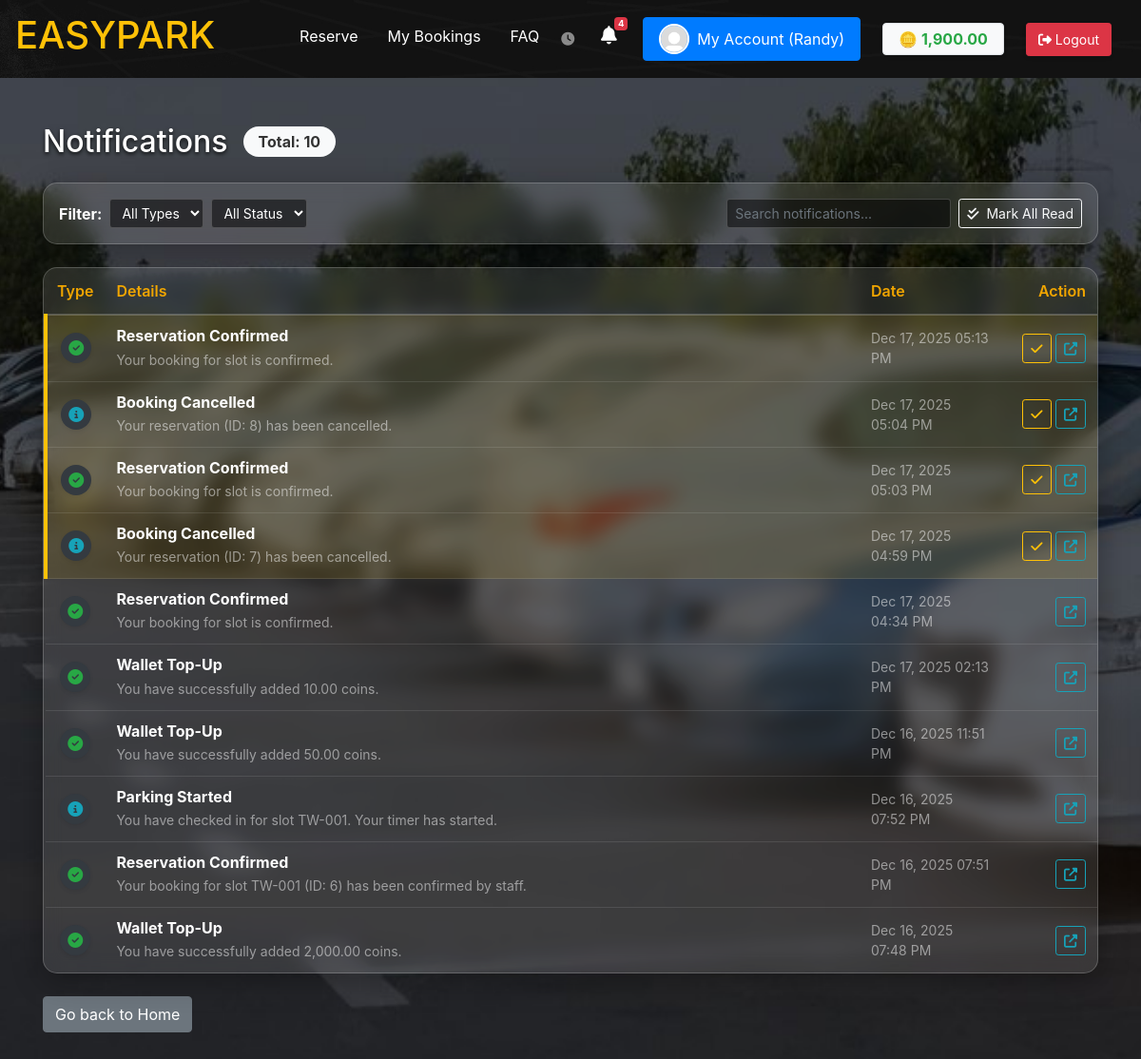
Before: /all_notifications.php (signed in) with the older database file.
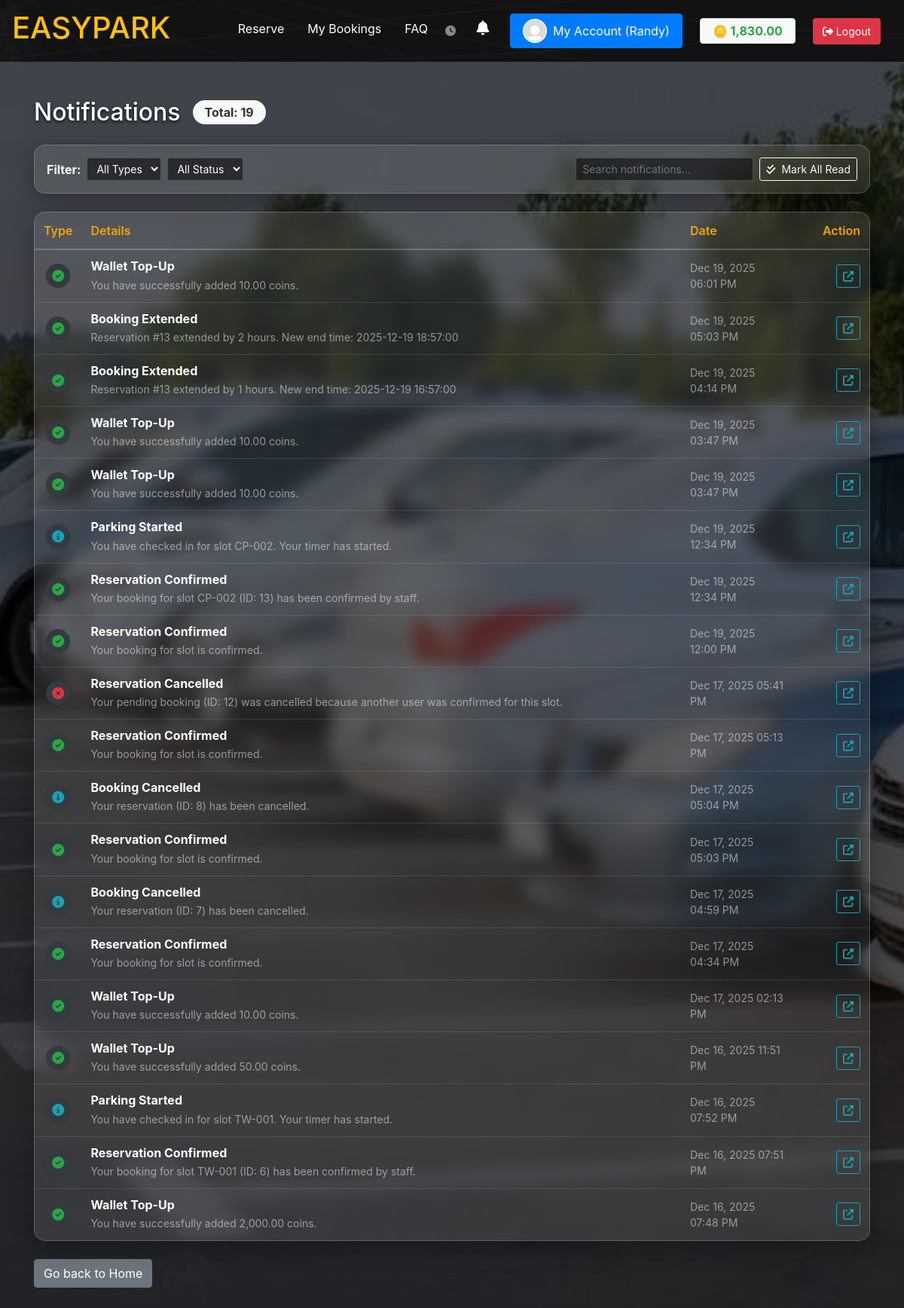
After: the same page with the newer database file.
### tables this page shows
CREATE TABLE `users` (
  `user_id` int(11) NOT NULL,
  `first_name` varchar(50) NOT NULL,
  `middle_name` varchar(50) DEFAULT NULL,
  `last_name` varchar(50) NOT NULL,
  `email` varchar(100) NOT NULL,
  `password` varchar(255) NOT NULL,
  `phone` varchar(20) DEFAULT NULL,
  `user_type` enum('admin','staff','client') NOT NULL DEFAULT 'client',
  `security_word` varchar(255) NOT NULL,
  `created_at` timestamp NULL DEFAULT current_timestamp(),
  `updated_at` timestamp NULL DEFAULT NULL ON UPDATE current_timestamp(),
  `is_active` tinyint(1) NOT NULL DEFAULT 1,
  `image` varchar(255) DEFAULT 'default.jpg',
  `coins` decimal(10,2) NOT NULL DEFAULT 0.00
);

CREATE TABLE `notifications` (
  `notification_id` int(11) NOT NULL,
  `user_id` int(11) NOT NULL,
  `title` varchar(50) NOT NULL,
  `message` text NOT NULL,
  `type` enum('info','success','warning','error') DEFAULT 'info',
  `link` varchar(255) DEFAULT NULL,
  `is_read` tinyint(1) DEFAULT 0,
  `created_at` timestamp NULL DEFAULT current_timestamp()
);

### includes/notifications.php (called while the page is built, shortened)
<?php
function countUnreadNotifications($pdo, $user_id)
{
    $stmt = $pdo->prepare("SELECT COUNT(*) FROM notifications WHERE user_id = ? AND is_read = 0");
    $stmt->execute([$user_id]);
    return (int) $stmt->fetchColumn();
}
function getAllNotifications($pdo, $user_id)
{
    $stmt = $pdo->prepare("SELECT * FROM notifications WHERE user_id = ? ORDER BY created_at DESC");
    $stmt->execute([$user_id]);
    return $stmt->fetchAll(PDO::FETCH_ASSOC);
}
?>

### all_notifications.php (the view, shortened to what this page needs)
<?php
require_once 'includes/db.php';
require_once 'includes/notifications.php';
$user_id = $_SESSION['user_id'];
$allNotifications = getAllNotifications($pdo, $user_id);
?>
<!DOCTYPE html>
<html lang="en">
<head>
    <link rel="stylesheet" href="css/bootstrap.min.css">
    <link rel="stylesheet" href="https://cdnjs.cloudflare.com/ajax/libs/font-awesome/6.4.0/css/all.min.css">
</head>
<body class="bg-car">
    <?php include 'includes/client_navbar.php'; ?>
    <div class="container py-5">
        <div class="d-flex align-items-center mb-4">
            <h2 class="text-white mb-0" style="text-shadow: 0 2px 4px rgba(0,0,0,0.8);">Notifications</h2>
            <span class="badge badge-light ml-3 px-3 py-2" style="font-size: 1rem; border-radius: 20px; color: #333;">
                Total: <?= count($allNotifications) ?>
            </span>
        </div>
        <div class="glass-panel p-3 mb-4">
            <div class="d-flex flex-wrap align-items-center justify-content-between">
                <div class="form-inline mb-2 mb-md-0">
                    <label for="typeFilter" class="mr-2 font-weight-bold text-white">Filter:</label>
                    <select id="typeFilter" class="form-control form-control-sm mr-2 form-control-glass">
                        <option value="">All Types</option>
                    </select>
                    <select id="statusFilter" class="form-control form-control-sm mr-2 form-control-glass">
                        <option value="">All Status</option>
                    </select>
                </div>
                <div class="form-inline">
                    <input type="text" id="searchInput" class="form-control form-control-sm mr-2 form-control-glass"
                        placeholder="Search notifications...">
                    <button class="btn btn-sm btn-outline-light" id="markAllReadBtn">
                        <i class="fas fa-check-double mr-1"></i> Mark All Read
                    </button>
                </div>
            </div>
        </div>
        <div class="glass-panel p-0 overflow-hidden">
            <div class="table-responsive">
                <table class="table table-glass align-middle" id="notifTable">
                    <thead>
                        <tr>
                            <th style="width: 50px;">Type</th>
                            <th>Details</th>
                            <th style="width: 150px;">Date</th>
                            <th style="width: 100px;" class="text-right">Action</th>
                        </tr>
                    </thead>
                    <tbody>
                        <?php if (count($allNotifications) === 0): ?>
                            <tr>
                                <td colspan="4" class="text-center py-5 text-white-50">You have no notifications.</td>
                            </tr>
                        <?php else:
                            foreach ($allNotifications as $n):
                                $bgClass = ($n['is_read'] == 0) ? 'row-unread' : '';
                                $icon = 'info-circle';
                                $iconColor = 'text-info';
                                if ($n['type'] === 'success') {
                                    $icon = 'check-circle';
                                    $iconColor = 'text-success';
                                } elseif ($n['type'] === 'warning') {
                                    $icon = 'exclamation-triangle';
                                    $iconColor = 'text-warning';
                                } elseif ($n['type'] === 'error') {
                                    $icon = 'times-circle';
                                    $iconColor = 'text-danger';
                                }
                                $rowJson = htmlspecialchars(json_encode($n));
                                ?>
                                <tr class="notif-row <?= $bgClass ?>" data-type="<?= $n['type'] ?>"
                                    data-read="<?= $n['is_read'] ?>" data-json='<?= $rowJson ?>'>
                                    <td class="text-center">
                                        <div class="icon-circle bg-dark shadow-sm mx-auto">
                                            <i class="fas fa-<?= $icon ?> <?= $iconColor ?>"></i>
                                        </div>
                                    </td>
                                    <td>
                                        <h6 class="mb-1 font-weight-bold text-white notif-title">
                                            <?= htmlspecialchars($n['title']) ?>
                                        </h6>
                                        <p class="mb-0 small text-white-50 notif-message"><?= htmlspecialchars($n['message']) ?>
                                        </p>
                                    </td>
                                    <td class="small text-white-50">
                                        <?= date('M d, Y h:i A', strtotime($n['created_at'])) ?>
                                    </td>
                                    <td class="text-right">
                                        <?php if ($n['is_read'] == 0): ?>
                                            <button class="btn btn-sm btn-outline-warning btn-mark-read"
                                                data-id="<?= $n['notification_id'] ?>" title="Mark as Read">
                                                <i class="fas fa-check"></i>
                                            </button>
                                        <?php endif; ?>
                                        <?php if (!empty($n['link']) && $n['link'] !== '#'): ?>
                                            <a href="<?= htmlspecialchars($n['link']) ?>" class="btn btn-sm btn-outline-info"
                                                title="View Link">
                                                <i class="fas fa-external-link-alt"></i>
                                            </a>
                                        <?php endif; ?>
                                    </td>
                                </tr>
                            <?php endforeach; endif; ?>
                    </tbody>
                </table>
            </div>
        </div>
        <a href="dashboard.php" class="btn btn-secondary mt-4">Go back to Home</a>
    </div>
</body>
</html>

### includes/client_navbar.php (shortened to what this page needs)
<?php
require_once __DIR__ . '/db.php';
$current_page = basename($_SERVER['PHP_SELF']);
$profilePic = 'images/default.jpg';
if (isset($_SESSION['user_id'])) {
    $user_id = $_SESSION['user_id'];
}
?>
<nav id="navbar" class="navbar navbar-expand-lg bg-image-dark navbar-dark sticky-top w-100 px-3">
    <a id="opp" class="navbar-brand" href="index.php" data-toggle="tooltip" title="Back to Home"
        data-placement="bottom">
        <h1 class="custom-size 75rem">EASYPARK</h1>
    </a>
    <div class="collapse navbar-collapse justify-content-end" id="collapsibleNavbar">
        <ul id="opp" class="navbar-nav">
            <?php if (isset($_SESSION['user_id'])): ?>
                <li class="nav-item">
                    <a class="nav-link <?= ($current_page == 'reservations.php') ? 'active' : '' ?>" href="reservations.php"
                        data-toggle="tooltip" title="Book a parking slot" data-placement="bottom">Reserve</a>
                </li>
            <?php endif; ?>
            <?php if (isset($_SESSION['user_id'])): ?>
                <li class="nav-item">
                    <a class="nav-link <?= ($current_page == 'bookings.php') ? 'active' : '' ?>" href="bookings.php"
                        data-toggle="tooltip" title="View your reservation history" data-placement="bottom">My Bookings</a>
                </li>
            <?php endif; ?>
            <li class="nav-item">
                <a class="nav-link <?= ($current_page == 'faq.php') ? 'active' : '' ?>" href="faq.php"
                    data-toggle="tooltip" title="Frequently Asked Questions" data-placement="bottom">FAQ</a>
            </li>
            <?php if (isset($_SESSION['user_id'])): ?>
                <?php
                require_once __DIR__ . '/notifications.php';
                $unreadCount = 0;
                if (isset($pdo)) {
                    $unreadCount = countUnreadNotifications($pdo, $_SESSION['user_id']);
                }
                ?>
                <li class="nav-item d-flex align-items-center mr-3 text-white small position-relative group-clock">
                    <div class="d-flex align-items-center" style="cursor: pointer;" title="Hover to see local time">
                        <i class="fas fa-clock text-white-50"></i>
                    </div>
                </li>
                <li class="nav-item mr-3">
                    <a class="nav-link position-relative" href="#" id="alertsTrigger" role="button" data-toggle="modal"
                        data-target="#notificationCenterModal" title="Notifications">
                        <i class="fas fa-bell fa-fw" style="font-size: 1.2rem;"></i>
                        <?php if ($unreadCount > 0): ?>
                            <span class="badge badge-danger badge-counter position-absolute"
                                style="top: 0; right: 0; font-size: 0.6rem;"><?= $unreadCount > 9 ? '9+' : $unreadCount ?></span>
                        <?php endif; ?>
                    </a>
                </li>
                <li class="nav-item">
                    <a class="btn btn-primary d-flex align-items-center" href="profile.php" id="accountButton"
                        style="padding: 0.375rem 1rem;" data-toggle="tooltip" title="Manage your profile"
                        data-placement="bottom">
                        <img src="<?= htmlspecialchars($profilePic) ?>" alt="Profile"
                            style="width:32px;height:32px;object-fit:cover;border-radius:50%;border:2px solid #fff;margin-right:8px;">
                        My Account (<?= htmlspecialchars($_SESSION['username'] ?? 'User') ?>)
                    </a>
                </li>
                <?php
                $coins = 0.00;
                if (isset($_SESSION['user_id']) && isset($pdo)) {
                    $stmt = $pdo->prepare('SELECT coins FROM users WHERE user_id = ?');
                    $stmt->execute([$_SESSION['user_id']]);
                    $coins = $stmt->fetchColumn() ?: 0.00;
                }
                $coinColor = ($coins >= 0) ? '#28a745' : '#dc3545';
                ?>
                <li class="nav-item d-flex align-items-center ml-2">
                    <a href="wallet.php" class="badge badge-light px-3 py-2 border shadow-sm"
                        style="font-size: 1rem; color: #333; font-weight: 700; text-decoration: none;" data-toggle="tooltip"
                        title="View Wallet Balance" data-placement="bottom">
                        🪙 <span style="color: <?= $coinColor ?>;"><?= number_format($coins, 2) ?></span>
                    </a>
                </li>
                <li class="nav-item d-flex align-items-center ml-2">
                    <a href="logout.php" class="btn btn-danger btn-sm shadow-sm" style="padding: 0.375rem 0.75rem;"
                        data-toggle="tooltip" title="Sign Out securely" data-placement="bottom">
                        <i class="fas fa-sign-out-alt"></i> Logout
                    </a>
                </li>
            <?php endif; ?>
        </ul>
    </div>
</nav>

### all_notifications.php (style rules this page uses)
.bg-car { background-image: url('images/bg-car.jpg'); background-size: cover; background-position: center; background-repeat: no-repeat; background-attachment: fixed; min-height: 100vh; }
.glass-panel { background: rgba(255, 255, 255, 0.1); backdrop-filter: blur(10px); border-radius: 15px; border: 1px solid rgba(255, 255, 255, 0.2); box-shadow: 0 8px 32px 0 rgba(0, 0, 0, 0.3); }
.table-glass { color: #fff; margin-bottom: 0; }
.table-glass thead th { border-bottom: 2px solid rgba(255, 255, 255, 0.2); border-top: none; color: #f0a500; font-weight: 600; cursor: pointer; }
.table-glass td, .table-glass th { border-top: 1px solid rgba(255, 255, 255, 0.1); vertical-align: middle; }
.icon-circle { width: 32px; height: 32px; display: flex; align-items: center; justify-content: center; border-radius: 50%; }
.form-control-glass { background: rgba(0, 0, 0, 0.5); border: 1px solid rgba(255, 255, 255, 0.2); color: #fff; }
.row-unread { background: rgba(255, 193, 7, 0.1) !important; border-left: 4px solid #ffc107; }

### includes/client_navbar.php (style rules this page uses)
#navbar { position: sticky; top: 0; z-index: 1030; background-color: rgba(0, 0, 0, 0.3); --nav-image-opacity: 1; }
#navbar::before { content: ""; position: absolute; top: 0; left: 0; width: 100%; height: 100%; z-index: -1; background-image: url('images/nav-bg.jpg'); background-size: cover; background-position: top center; background-repeat: no-repeat; opacity: var(--nav-image-opacity); transition: opacity 0.1s linear; pointer-events: none; }
.navbar-dark .navbar-brand, .navbar-dark .navbar-nav .nav-link { color: #fff; }
.navbar-nav .nav-item { margin-right: 15px; }
.custom-size { color: #ffc107; transition: text-shadow 0.3s ease-in-out, color 0.3s ease-in-out; }

Changed rows visible on the page:
changed users: coins "1,900.00" → "1,830.00"
added notifications: title "Wallet Top-Up", message "You have successfully added 10.00 coins.", created_at "Dec 19, 2025 06:01 PM"
added notifications: title "Booking Extended", message "Reservation #13 extended by 2 hours. New end time: 2025-12-19 18:57:00", created_at "Dec 19, 2025 05:03 PM"
added notifications: title "Booking Extended", message "Reservation #13 extended by 1 hours. New end time: 2025-12-19 16:57:00", created_at "Dec 19, 2025 04:14 PM"
added notifications: title "Wallet Top-Up", message "You have successfully added 10.00 coins.", created_at "Dec 19, 2025 03:47 PM"
added notifications: title "Wallet Top-Up", message "You have successfully added 10.00 coins.", created_at "Dec 19, 2025 03:47 PM"
added notifications: title "Parking Started", message "You have checked in for slot CP-002. Your timer has started.", created_at "Dec 19, 2025 12:34 PM"
added notifications: title "Reservation Confirmed", message "Your booking for slot CP-002 (ID: 13) has been confirmed by staff.", created_at "Dec 19, 2025 12:34 PM"
added notifications: title "Reservation Confirmed", message "Your booking for slot is confirmed.", created_at "Dec 19, 2025 12:00 PM"
added notifications: title "Reservation Cancelled", message "Your pending booking (ID: 12) was cancelled because another user was confirmed for this slot.", created_at "Dec 17, 2025 05:41 PM"
changed notifications "Dec 17, 2025 05:13 PM": is_read 0 → 1 (drawn)
changed notifications "Your reservation (ID: 8) has been cancelled.": is_read 0 → 1 (drawn)
changed notifications "Dec 17, 2025 05:03 PM": is_read 0 → 1 (drawn)
changed notifications "Your reservation (ID: 7) has been cancelled.": is_read 0 → 1 (drawn)
Other visible differences:
count($allNotifications): "10" → "19"
$unreadCount: "4" → (not shown)
